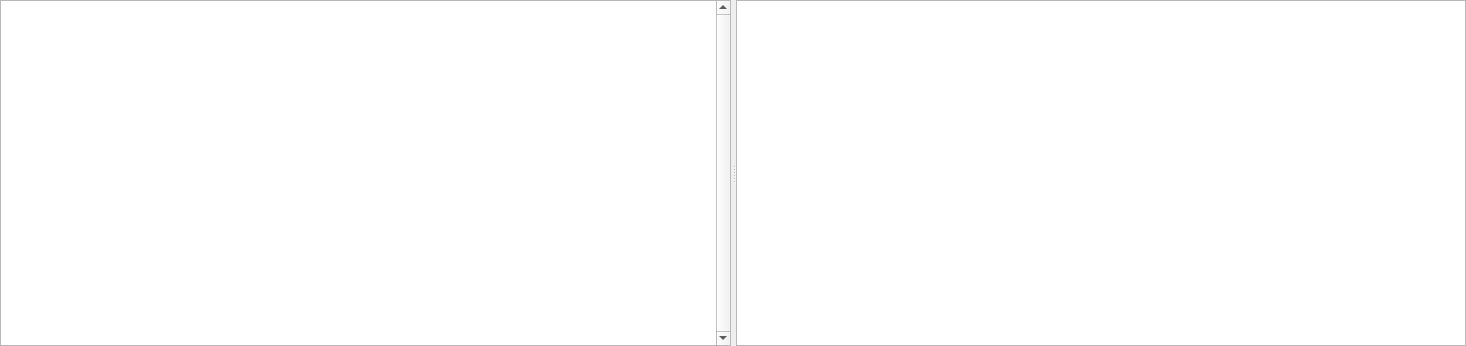
<?xml version="1.0" encoding="UTF-8"?>
<ui version="4.0">
 <class>ConsoleWidget</class>
 <widget class="QWidget" name="ConsoleWidget">
  <property name="geometry">
   <rect>
    <x>0</x>
    <y>0</y>
    <width>1466</width>
    <height>346</height>
   </rect>
  </property>
  <property name="windowTitle">
   <string>Form</string>
  </property>
  <layout class="QVBoxLayout" name="verticalLayout" stretch="0">
   <property name="spacing">
    <number>0</number>
   </property>
   <property name="leftMargin">
    <number>0</number>
   </property>
   <property name="topMargin">
    <number>0</number>
   </property>
   <property name="rightMargin">
    <number>0</number>
   </property>
   <property name="bottomMargin">
    <number>0</number>
   </property>
   <item>
    <widget class="QSplitter" name="splitter">
     <property name="orientation">
      <enum>Qt::Horizontal</enum>
     </property>
     <property name="handleWidth">
      <number>5</number>
     </property>
     <widget class="QPlainTextEdit" name="consoleTextEdit">
      <property name="sizePolicy">
       <sizepolicy hsizetype="Expanding" vsizetype="Expanding">
        <horstretch>0</horstretch>
        <verstretch>0</verstretch>
       </sizepolicy>
      </property>
      <property name="verticalScrollBarPolicy">
       <enum>Qt::ScrollBarAlwaysOn</enum>
      </property>
      <property name="lineWrapMode">
       <enum>QPlainTextEdit::NoWrap</enum>
      </property>
      <property name="plainText">
       <string/>
      </property>
     </widget>
     <widget class="QTableView" name="fileSelectionTableView"/>
    </widget>
   </item>
  </layout>
 </widget>
 <resources>
  <include location="../icons/app_resources.qrc"/>
 </resources>
 <connections/>
</ui>
